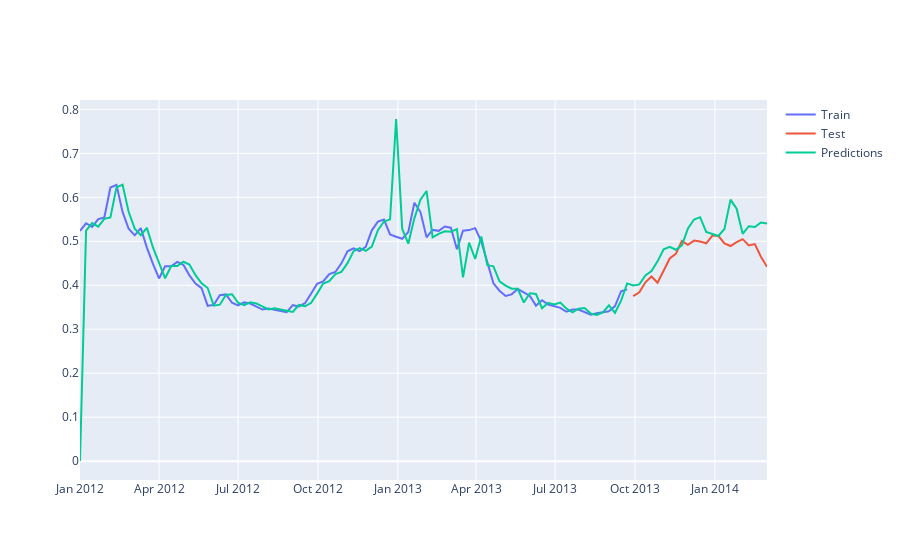

Write notebook code for a chart like this one.
### Code cell
fig = go.Figure()
fig.add_trace(go.Line(x=Std_train.index, y=Std_train, mode='lines', name="Train"))
fig.add_trace(go.Line(x=Std_test.index, y=Std_test, mode='lines', name="Test"))
fig.add_trace(go.Line(x=predictions.index, y=predictions, mode='lines', name="Predictions"))
